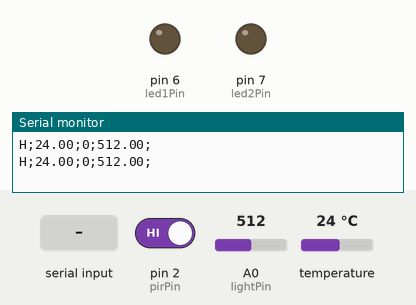
A sketch run on a simulated Arduino Uno, built with avr-gcc and run on an emulated ATmega328P. Shown: output pins drawn as LEDs (lit = HIGH), the last lines printed to the serial monitor. Wiring (inferred from the names in the program): TMP102 temperature sensor at I2C address 0x48. Inputs (shaded band) come from the test bench; at power-on: pin 2 (pirPin) HIGH, A0 (lightPin) = 512, temperature 24 °C.

Above: at 1.2 s.
1.3 s: "1" received over Serial
At 2.5 s:
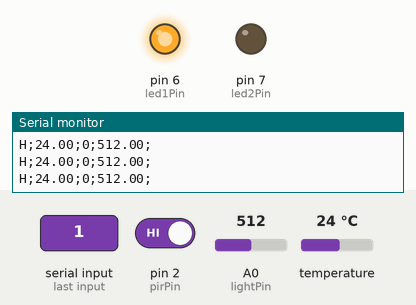
3.5 s: "3" received over Serial
At 5.2 s:
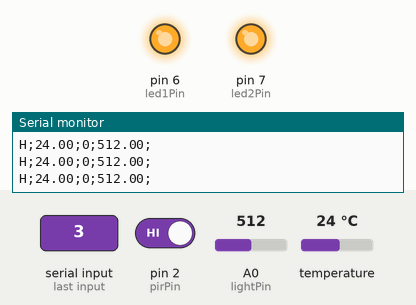
5.5 s: "0" received over Serial
At 7.0 s:
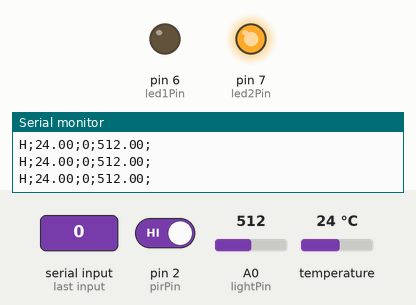
7.5 s: "2" received over Serial
At 8.6 s:
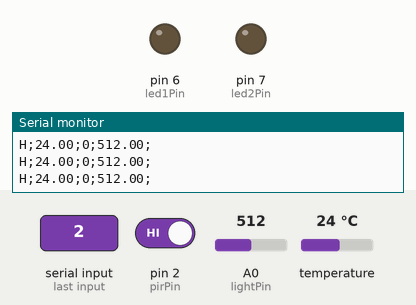
Timing chart, 0 to 10.5 s (numbered marks = the images above; inputs shaded):
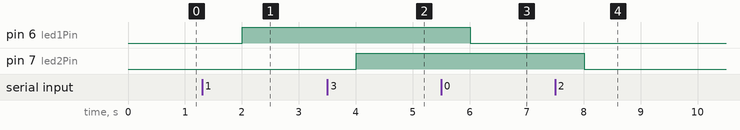

The sketch:

hardware.ino
```cpp
#include <Wire.h>

const char HEADER = 'H';
int tmp102Address = 0x48;
int led1Pin = 6;
int led2Pin = 7;
int pirPin = 2;
int lightPin = 0;

void setup()
{
  Serial.begin(9600);

  Wire.begin();

  pinMode(led1Pin, OUTPUT);
  pinMode(led2Pin, OUTPUT);
  pinMode(pirPin,  INPUT);
}

void loop()
{
  float temperature = getTemperature();
  int motion = getMovement();
  float light = getLight();

  Serial.print(HEADER);
  Serial.print(";");
  Serial.print(temperature);
  Serial.print(";");
  Serial.print(motion);
  Serial.print(";");
  Serial.print(light);
  Serial.println(";");

  if (Serial.available() )
  {
    char ch = Serial.read();
    if(ch == '0')
      setLed(1,0);
    else if(ch == '1')
      setLed(1,1);
    else if(ch == '2')
      setLed(2,0);
    else if(ch == '3')
      setLed(2,1);
  }

  delay(1000);
}

void setLed(int led, int value)
{
  if(led == 1 && value == 1)
    digitalWrite(led1Pin,HIGH);
  if(led == 1 && value == 0)
    digitalWrite(led1Pin,LOW);

  if(led == 2 && value == 1)
    digitalWrite(led2Pin,HIGH);

  if(led == 2 && value == 0)
    digitalWrite(led2Pin,LOW);
}

float getLight()
{
  return  analogRead(lightPin);
}
int getMovement()
{
  int pirVal = digitalRead(pirPin);

  if(pirVal == LOW)
    return 1;
  else
    return 0;
}

float getTemperature()
{
  Wire.requestFrom(tmp102Address,2);
  byte MSB = Wire.read();
  byte LSB = Wire.read();
  int TemperatureSum = ((MSB << 8) | LSB) >> 4;
  float celsius = TemperatureSum*0.0625;
  return celsius;
}
```

Measured:
- after the input at 1.3 s, pin 6 (led1Pin): LOW → HIGH after 0.70 s
- after the input at 3.5 s, pin 7 (led2Pin): LOW → HIGH after 0.51 s
- after the input at 5.5 s, pin 6 (led1Pin): HIGH → LOW after 0.51 s
- after the input at 7.5 s, pin 7 (led2Pin): HIGH → LOW after 0.51 s
